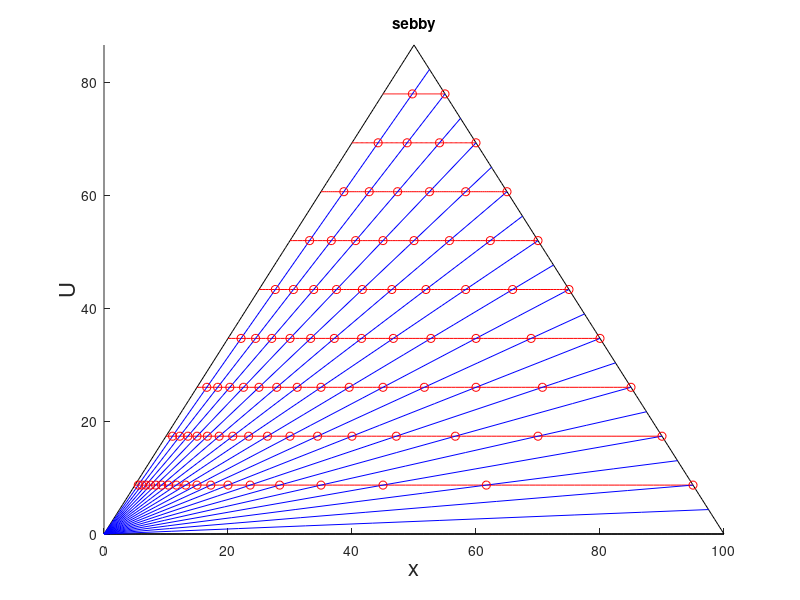

The MATLAB script that drew this image:
close all
cos60 = 0.5;
sin60 = sqrt(3)/2;
tan60 = sqrt(3);

%Set up 3 lines of triangle
scale = 100;
x_h = linspace(0,scale);
h = zeros(size(x_h));
x_up = linspace(0,scale/2);
up= tan60*x_up;
top = tan60*x_up(end);
x_down=linspace(scale/2,scale);
down= 2*top-tan60*x_down;
triangle = [h, up, down];
x_triangle = [x_h, x_up, x_down];
figure 
hold on
plot(x_triangle,triangle,'k');

%draw horizontal lines (red)
div = 10;
div = scale/div;
i=div;
red_heights=[];

while(i<scale)
    start = i*cos60;
    finish = scale-start;
    new_x_h = linspace(start,finish,100);
    new_height = i*sin60;
    red_heights = [red_heights new_height];  %#ok<AGROW>
    new_h=new_height*ones(size(new_x_h));
    plot(new_x_h,new_h,'r');
    i=i+div;
end

%draw dilution lines
startpoints=zeros(2,19);
step=5;
i=step;
while(i<scale)
    index = i/5;
    startpoints(index,1)=scale - i*cos60;
    startpoints(index,2)=i*sin60;
    x_dilution = linspace(0,startpoints(index,1),10);
    plot(x_dilution,startpoints(index,2)/startpoints(index,1)*x_dilution,'b');
    i=i+step;
end

% calculate intersection points between the redheights and the
% dilutionlines
intersection_points = [];
for i = 1:size(startpoints)
    inv_slope = startpoints(i,1)/startpoints(i,2);
    sized = size(red_heights);
    entry = [i,0];
    intersection_points = [intersection_points; entry]; %#ok<AGROW>
    for j = 1:sized(2)
        x_val_on_line = red_heights(j)*inv_slope;
        if(x_val_on_line>startpoints(i,1))
            break %out of triangle
        else 
            entry = [x_val_on_line,red_heights(j)];
            intersection_points = [intersection_points; entry]; %#ok<AGROW>
            plot(x_val_on_line,red_heights(j),'ro');
        end
    end
end

%calculate positions of intersection based on triangle edge values, use
%inverted triangle to calculate the three values. declare empty array of
%size intersection points but 3 extra columns. from there algorithm to use
%first two values, and scale to calculate all other values
disp('number then zeros mean line number, ordered bottom first');
disp(' xcoor \\ ycoor \\ bottomside \\ leftside \\ rightside');
sized = size(intersection_points);
intersection_points = [intersection_points zeros(sized(1),3)]; % resize array
for i=1:sized(1)
    if(intersection_points(i,2)==0) %indicator for not a point
        continue
    else
        x = intersection_points(i,1);
        y = intersection_points(i,2);
        %bottomside
        xb = x-y/tan60;
        intersection_points(i,3) = xb;
        %leftside
        xl = (x+y/tan60)*0.5; %calculate x,y for the point 120deg on the leftside
        yl = xl*tan60;
        intersection_points(i,4) = scale - sqrt(xl^2+yl^2); %invertscale
        %rightside
        intersection_points(i,5) = scale - intersection_points(i,3) - intersection_points(i,4);
    end
end
disp(intersection_points(:,:));
disp(' xcoor \\ ycoor \\ bottomside \\ leftside \\ rightside');

%Plot fanciness
xlim([0 scale]);
ylim([0 top]);
title('sebby');
xlabel('x','fontsize',16); 
ylabel('U','fontsize',16);